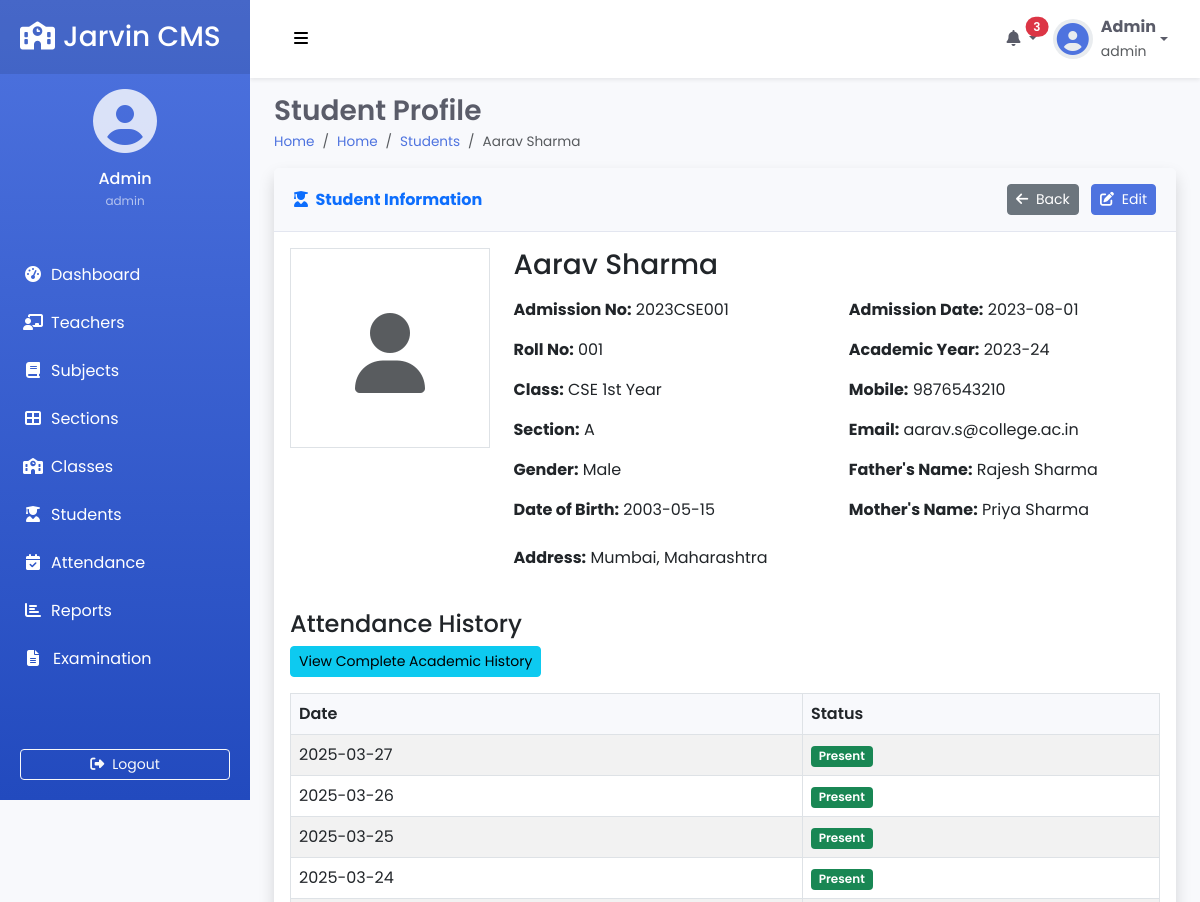
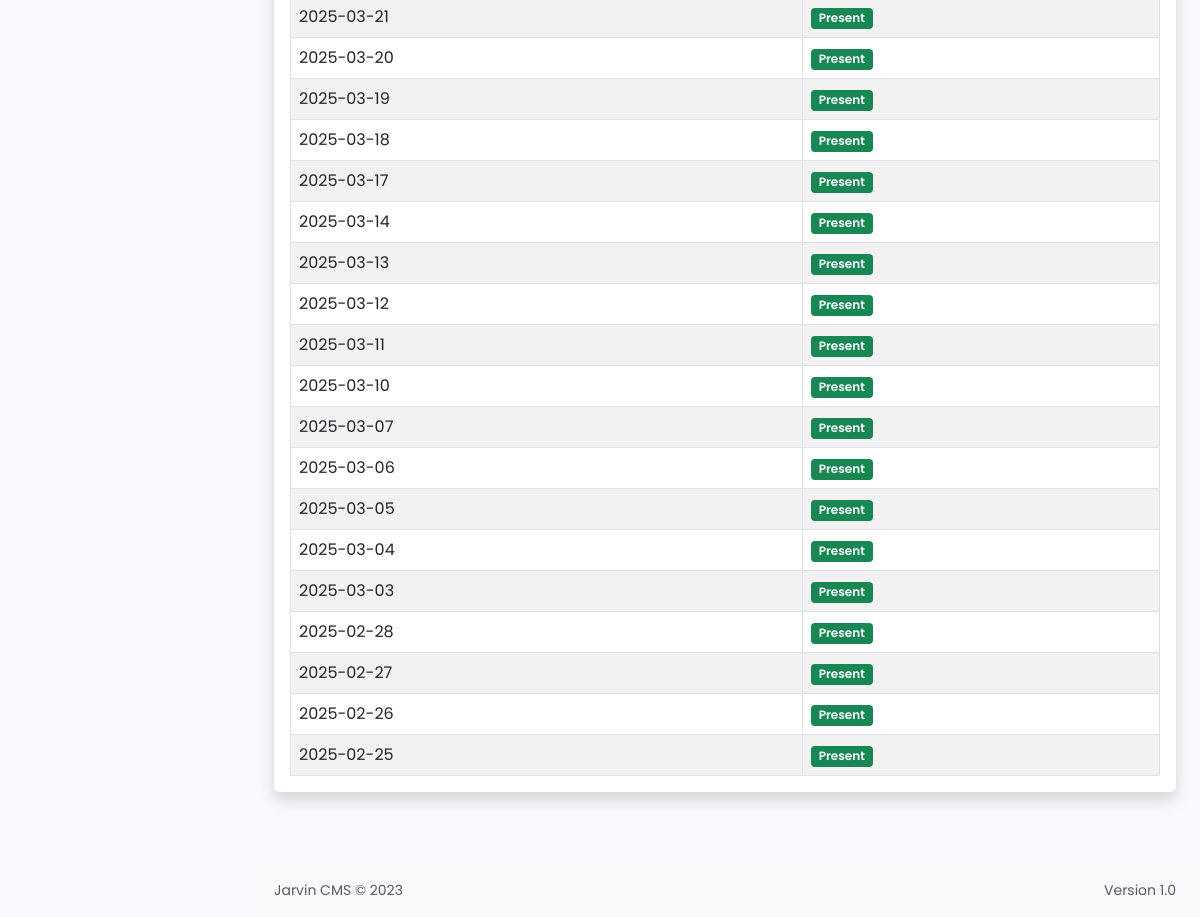
The app's page /view_student/1 (signed in) with its own data (2 pictures, top to bottom).
### tables this page shows
CREATE TABLE sms_students (
            id INTEGER PRIMARY KEY AUTOINCREMENT,
            admission_no TEXT,
            roll_no TEXT,
            name TEXT,
            photo TEXT,
            gender TEXT,
            dob TEXT,
            mobile TEXT,
            email TEXT,
            current_address TEXT,
            father_name TEXT,
            mother_name TEXT,
            admission_date TEXT,
            academic_year TEXT,
            class INTEGER,
            section INTEGER
        );

CREATE TABLE sms_classes (
            id INTEGER PRIMARY KEY AUTOINCREMENT,
            name TEXT,
            code TEXT,
            section INTEGER,
            teacher_id INTEGER
        );

CREATE TABLE sms_section (
            section_id INTEGER PRIMARY KEY AUTOINCREMENT,
            section TEXT
        );

CREATE TABLE sms_attendance (
            id INTEGER PRIMARY KEY AUTOINCREMENT,
            student_id INTEGER,
            attendance_status TEXT,
            attendance_date DATE
        );

### app.py (the view)
@app.route("/view_student/<int:student_id>", methods=['GET'])
def view_student(student_id):
    if 'loggedin' in session:
        db = get_db()
        cursor = db.cursor()
        cursor.execute('''
            SELECT s.*, c.name AS class_name, sec.section AS section_name
            FROM sms_students s
            LEFT JOIN sms_section sec ON sec.section_id = s.section
            LEFT JOIN sms_classes c ON c.id = s.class
            WHERE s.id = ?
        ''', (student_id,))
        student = cursor.fetchone()
        cursor.execute('''
            SELECT * FROM sms_attendance
            WHERE student_id = ?
            ORDER BY attendance_date DESC
        ''', (student_id,))
        attendance = cursor.fetchall()
        db.close()
        if student:
            return render_template("view_student.html", student=student, attendance=attendance)
        else:
            return redirect(url_for('student'))
    return redirect(url_for('login'))

### app.py (called while the page is built)
def get_db():
    db = sqlite3.connect('python_sms.db')
    db.row_factory = sqlite3.Row
    return db

### templates/view_student.html (shortened to what this page needs)
{% extends 'layout.html' %}
{% block header %}Student Profile{% endblock %}
{% block breadcrumb %}
<li class="breadcrumb-item"><a href="{{ url_for('dashboard') }}">Home</a></li>
<li class="breadcrumb-item"><a href="{{ url_for('student') }}">Students</a></li>
<li class="breadcrumb-item active" aria-current="page">{{ student.name }}</li>
{% endblock %}
{% block content %}
<div class="row">
    <div class="col-12">
        <div class="card shadow mb-4">
            <div class="card-header py-3 d-flex flex-row align-items-center justify-content-between">
                <h6 class="m-0 font-weight-bold text-primary">
                    <i class="fas fa-user-graduate me-1"></i> Student Information
                </h6>
                <div>
                    <a href="{{ url_for('student') }}" class="btn btn-secondary btn-sm me-2">
                        <i class="fas fa-arrow-left me-1"></i> Back
                    </a>
                    <a href="{{ url_for('edit_student') }}?student_id={{ student.id }}" class="btn btn-primary btn-sm">
                        <i class="fas fa-edit me-1"></i> Edit
                    </a>
                </div>
            </div>
            <div class="card-body">
                <div class="row">
                    <div class="col-md-3 text-center mb-4">
                        <div class="profile-image-container mb-3">
                            {% if student.photo %}
                            <img src="{{ url_for('static', filename=student.photo) }}" alt="{{ student.name }}" class="img-profile rounded-circle img-thumbnail" style="width: 200px;">
                            {% else %}
                            <div class="border p-3 text-center" style="width: 200px; height: 200px;">
                                <i class="fa fa-user fa-5x text-muted mt-5"></i>
                            </div>
                            {% endif %}
                        </div>
                    </div>
                    <div class="col-md-9">
                        <h3>{{ student.name }}</h3>
                        <div class="row mt-3">
                            <div class="col-md-6">
                                <p><strong>Admission No:</strong> {{ student.admission_no }}</p>
                                <p><strong>Roll No:</strong> {{ student.roll_no }}</p>
                                <p><strong>Class:</strong> {{ student.class_name }}</p>
                                <p><strong>Section:</strong> {{ student.section_name }}</p>
                                <p><strong>Gender:</strong> {{ student.gender }}</p>
                                <p><strong>Date of Birth:</strong> {{ student.dob }}</p>
                            </div>
                            <div class="col-md-6">
                                <p><strong>Admission Date:</strong> {{ student.admission_date }}</p>
                                <p><strong>Academic Year:</strong> {{ student.academic_year }}</p>
                                <p><strong>Mobile:</strong> {{ student.mobile }}</p>
                                <p><strong>Email:</strong> {{ student.email }}</p>
                                <p><strong>Father's Name:</strong> {{ student.father_name }}</p>
                                <p><strong>Mother's Name:</strong> {{ student.mother_name }}</p>
                            </div>
                        </div>
                        <div class="row mt-2">
                            <div class="col-12">
                                <p><strong>Address:</strong> {{ student.current_address }}</p>
                            </div>
                        </div>
                    </div>
                </div>
                <div class="mt-4">
                    <h4>Attendance History</h4>
                    <form method="post" action="{{ url_for('student_history') }}" class="mb-3">
                        <button type="submit" class="btn btn-info btn-sm">View Complete Academic History</button>
                    </form>
                    <div class="table-responsive">
                        <table class="table table-bordered table-striped">
                            <thead>
                                <tr>
                                    <th>Date</th>
                                    <th>Status</th>
                                </tr>
                            </thead>
                            <tbody>
                                {% for record in attendance %}
                                <tr>
                                    <td>{{ record.attendance_date }}</td>
                                    <td>
                                        {% if record.attendance_status == 'present' %}
                                        <span class="badge bg-success text-white">Present</span>
                                        {% else %}
                                        <span class="badge bg-danger text-white">Absent</span>
                                        {% endif %}
                                    </td>
                                </tr>
                                {% endfor %}
                            </tbody>
                        </table>
                    </div>
                </div>
            </div>
        </div>
    </div>
</div>
{% endblock %}

### static/css/style.css (style rules this page uses)
.btn-sm { border-radius: 4px; }
.badge { font-weight: 500; padding: 5px 10px; }
:root { --primary: #4e73df; --secondary: #6c757d; --success: #1cc88a; --info: #36b9cc; --warning: #f6c23e; --danger: #e74a3b; --light: #f8f9fc; --dark: #5a5c69; --sidebar-width: 250px; --sidebar-collapsed-width: 90px; --header-height: 70px; }
body { font-family: 'Poppins', sans-serif; background: #f8f9fc; color: #5a5c69; min-height: 100vh; overflow-x: hidden; }
.breadcrumb-item a { color: var(--primary); text-decoration: none; }
.card { border: none; border-radius: 0.375rem; box-shadow: 0 0.15rem 1.75rem 0 rgba(58, 59, 69, 0.1); margin-bottom: 1.5rem; transition: transform 0.2s; }
.card .card-header { background-color: #f8f9fc; border-bottom: 1px solid #e3e6f0; padding: 1rem 1.25rem; display: flex; align-items: center; justify-content: space-between; }
.card .card-header h6 { font-weight: 700; margin: 0; }
.table { margin-bottom: 0; }
.table th { font-weight: 600; border-top: none; background-color: #f8f9fc; }
.btn { border-radius: 0.25rem; padding: 0.375rem 0.75rem; font-weight: 400; transition: all 0.15s; }
.btn-primary { background-color: var(--primary); border-color: var(--primary); }
.btn-sm { padding: 0.25rem 0.5rem; font-size: 0.875rem; }
.badge { padding: 0.35em 0.65em; font-weight: 600; border-radius: 0.25rem; }

### records on screen
sms_students: name "Aarav Sharma", admission_no "2023CSE001", roll_no "001", gender "Male", dob "2003-05-15", admission_date "2023-08-01", academic_year "2023-24", mobile "9876543210", email "aarav.s@college.ac.in", father_name "Rajesh Sharma", mother_name "Priya Sharma", current_address "Mumbai, Maharashtra"
sms_classes: class_name "CSE 1st Year"
sms_section: section_name "A"
sms_attendance: attendance_date "2025-03-27", attendance_status "Present"
sms_attendance: attendance_date "2025-03-26", attendance_status "Present"
sms_attendance: attendance_date "2025-03-25", attendance_status "Present"
sms_attendance: attendance_date "2025-03-24", attendance_status "Present"
sms_attendance: attendance_date "2025-03-21", attendance_status "Present"
sms_attendance: attendance_date "2025-03-20", attendance_status "Present"
sms_attendance: attendance_date "2025-03-19", attendance_status "Present"
sms_attendance: attendance_date "2025-03-18", attendance_status "Present"
sms_attendance: attendance_date "2025-03-17", attendance_status "Present"
sms_attendance: attendance_date "2025-03-14", attendance_status "Present"
sms_attendance: attendance_date "2025-03-13", attendance_status "Present"
sms_attendance: attendance_date "2025-03-12", attendance_status "Present"
sms_attendance: attendance_date "2025-03-11", attendance_status "Present"
sms_attendance: attendance_date "2025-03-10", attendance_status "Present"
sms_attendance: attendance_date "2025-03-07", attendance_status "Present"
sms_attendance: attendance_date "2025-03-06", attendance_status "Present"
sms_attendance: attendance_date "2025-03-05", attendance_status "Present"
sms_attendance: attendance_date "2025-03-04", attendance_status "Present"
sms_attendance: attendance_date "2025-03-03", attendance_status "Present"
sms_attendance: attendance_date "2025-02-28", attendance_status "Present"
sms_attendance: attendance_date "2025-02-27", attendance_status "Present"
sms_attendance: attendance_date "2025-02-26", attendance_status "Present"
sms_attendance: attendance_date "2025-02-25", attendance_status "Present"

### other values on screen
{{ session.name }} "Admin"
{{ session.role }} "admin"
